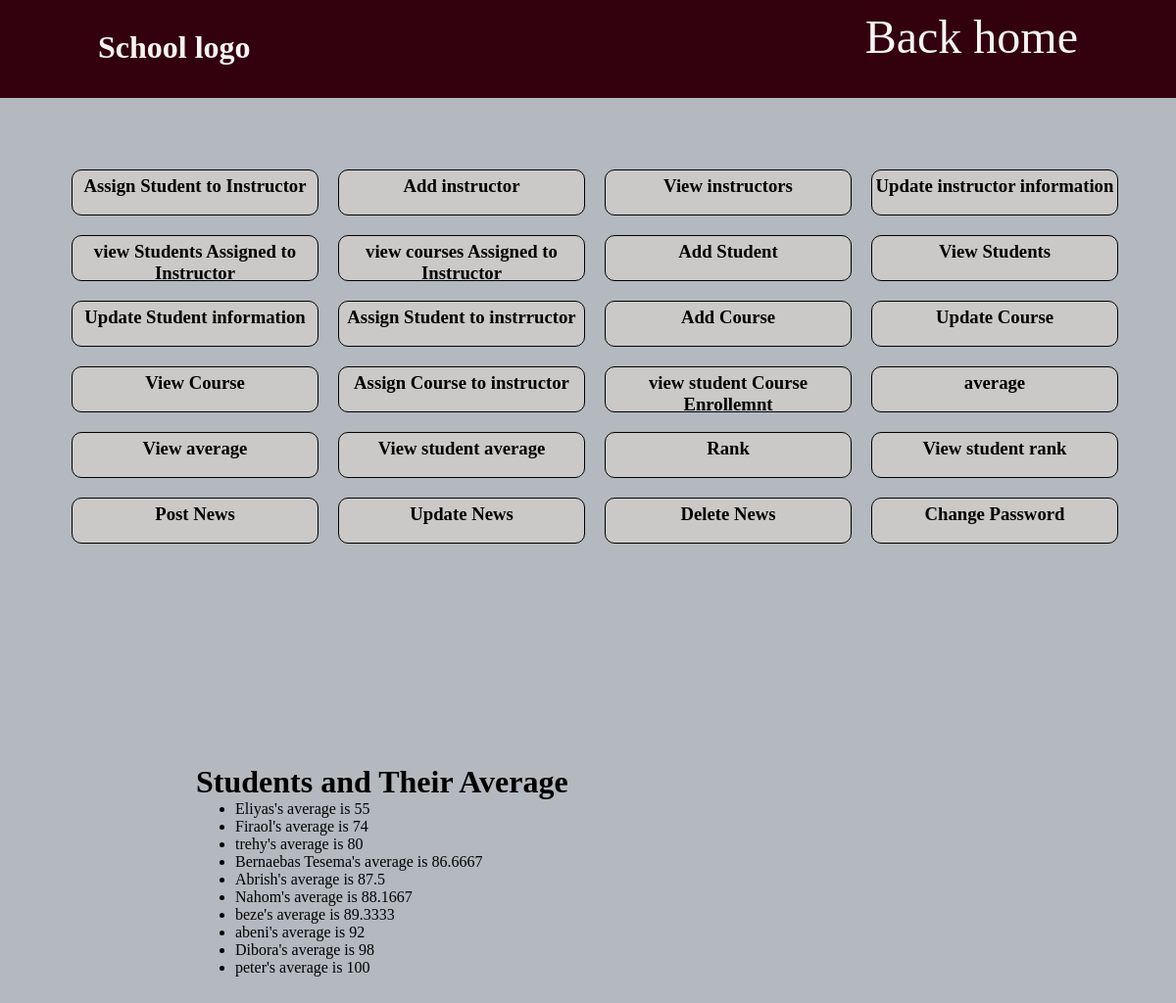
The app's page /Admin/php/html/viewAverage.php with its own data.
### tables this page shows
CREATE TABLE `student_average` (
  `student_id` int(11) NOT NULL,
  `average` float DEFAULT NULL
);

CREATE TABLE `student` (
  `student_id` int(11) NOT NULL,
  `Full_name` varchar(50) NOT NULL,
  `mother_full_name` varchar(50) NOT NULL,
  `email` varchar(50) NOT NULL,
  `phone` text NOT NULL,
  `address` varchar(50) NOT NULL,
  `Gender` text NOT NULL,
  `username` text NOT NULL,
  `password` text NOT NULL,
  `grade_point` text NOT NULL
);

### Admin/php/html/viewAverage.php (the view, shortened to what this page needs)
<!DOCTYPE html>
<html lang="en">
<head>
    <link rel="stylesheet" href="/mysm/Admin/php/html/header.css">
</head>
<body>
<header>
        <h1>School logo</h1>
        <a href="/mysm/Home Page/index.html" class="home">Back home</a>
    </header>
 <div class="dashbord">
 <div class="frame">
 <h3><a href="assignstudentInstructor.php" class="task">Assign Student to Instructor</a></h3>
    <h3><a href="addInstructor.php" class="task">Add instructor</a></h3>
    <h3><a href="viewinstructor.php" class="task">View instructors</a></h3>
    <h3><a href="updateinstructor.php" class="task">Update instructor information</a></h3>
    <h3><a href="viewstudentsassignedtoinstructor.php" class="task">view Students Assigned to Instructor </a></h3>
    <h3><a href="viewcourseassignedtoinstructor.php" class="task">view courses Assigned to Instructor </a></h3>
    <h3><a href="addStudent.php" class="task">Add Student</a></h3>
    <h3><a href="viewstudent.php" class="task">View Students</a></h3>
    <h3><a href="updatestudent.php" class="task">Update Student information</a></h3>
    <h3><a href="assignstudentInstructor.php" class="task">Assign Student to instrructor</a></h3>
    <h3><a href="addSubject.php" class="task">Add Course</a></h3>
    <h3><a href="updatecourse.php" class="task">Update Course</a></h3>
    <h3><a href="viewcourse.php" class="task">View Course</a></h3>
    <h3><a href="assigncourse_inst1.php" class="task">Assign Course to instructor</a></h3>
    <h3><a href="viewstudentcourseenroll.php" class="task">view student Course Enrollemnt</a></h3>
    <h3><a href="average.php" class="task">average </a></h3>
    <h3><a href="viewaverage.php" class="task"> View average </a></h3>
    <h3><a href="viewAverage.php" class="task">View student average</a></h3>
    <h3><a href="rank1.php" class="task">Rank </a></h3>
    <h3><a href="viewRank.php" class="task">View student rank</a></h3>
    <h3><a href="createpost.php" class="task">Post News</a></h3>
    <h3><a href="updatepost.php" class="task">Update News</a></h3>
    <h3><a href="deletenews.php" class="task">Delete News</a></h3>
    <h3><a href="adminchangepassword.php" class="task">Change Password</a></h3></div>
   <div class="dash">
<?php
$hostname = 'localhost';
$username = 'root';
$password = '';
$db_name = 'mysms';
$conn = mysqli_connect($hostname, $username, $password, $db_name);
$query = "SELECT s.Full_name, sa.average
          FROM student s
          JOIN student_average sa ON s.student_id = sa.student_id
          WHERE sa.average BETWEEN 1 AND 100
          ORDER BY sa.average";
$result = mysqli_query($conn, $query);
?>
<h1>Students and Their Average</h1>
<ul>
    <?php while ($row = mysqli_fetch_assoc($result)) : ?>
        <li><?= $row['Full_name'] ?>'s average is <?= $row['average'] ?></li>
    <?php endwhile; ?>
</ul>
</body>
</html>

### Admin/php/html/header.css (style rules this page uses)
* { margin: 0; }
header { background-color: #33000d!important; color:whitesmoke; height: 100px; }
header a { position: absolute; right: 100px; color: whitesmoke; font-size: 3rem; top: 10px; }
body { background-color: #b3b9bf; }
header h1 { padding-top: 30px; }
.home { text-decoration: none; }
.dashbord { display: grid; column-gap: 2rem; grid-template-rows: 1fr 1fr 1fr; }
.dash { margin-top: 200px; height: 15rem; margin-left:200px; }
.frame { display: grid; width: 38%; margin-left: 4%; margin-top: 4%; padding: 15px; border-radius: 20px; grid-template-columns: repeat(4,1fr); }
.task { display: grid; border: solid black 0.1px; text-decoration: none; width:250px; color: black; margin: 10px; text-align: center; background-color: rgb(202, 201, 200); border-radius: 10px; padding-top:5px; height: 2.5rem; }
header h1 { margin-left: 100px; }

### records on screen
student_average: student_id.Full_name "Eliyas", average "55"
student_average: student_id.Full_name "Firaol", average "74"
student_average: student_id.Full_name "trehy", average "80"
student_average: student_id.Full_name "Bernaebas Tesema", average "86.6667"
student_average: student_id.Full_name "Abrish", average "87.5"
student_average: student_id.Full_name "Nahom", average "88.1667"
student_average: student_id.Full_name "beze", average "89.3333"
student_average: student_id.Full_name "abeni", average "92"
student_average: student_id.Full_name "Dibora", average "98"
student_average: student_id.Full_name "peter", average "100"
